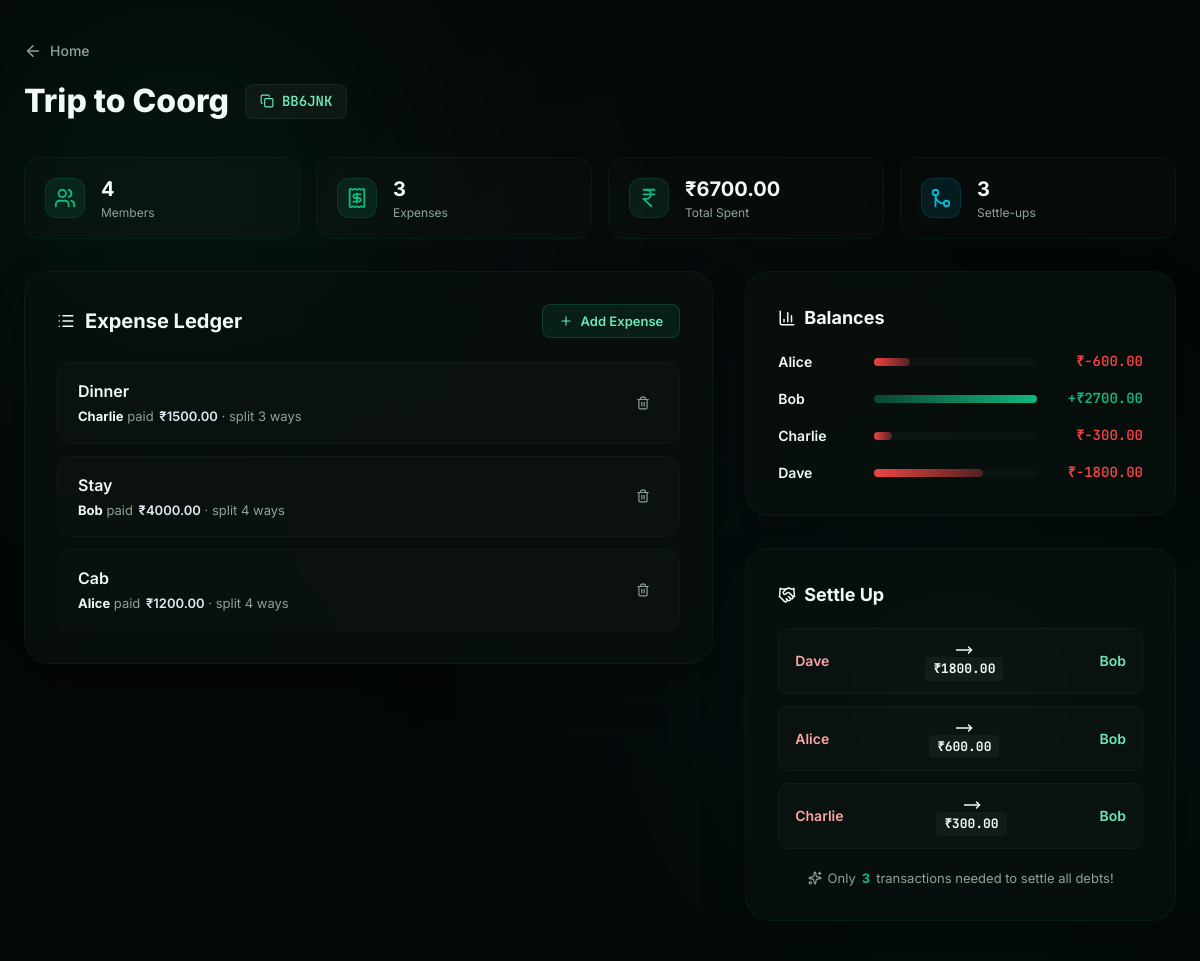
Screenshot of /g/BB6JNK with the database file from the repository.
### models.py (models this page shows, shortened)
class Group(db.Model):
    __tablename__ = "groups"
    id = db.Column(db.Integer, primary_key=True)
    code = db.Column(db.String(8), unique=True, nullable=False)
    name = db.Column(db.String(120), nullable=False)
    participants = db.relationship("Participant", backref="group", lazy=True, cascade="all, delete-orphan")
    expenses = db.relationship("Expense", backref="group", lazy=True, cascade="all, delete-orphan")

class Expense(db.Model):
    __tablename__ = "expenses"
    id = db.Column(db.Integer, primary_key=True)
    group_id = db.Column(db.Integer, db.ForeignKey("groups.id"), nullable=False)
    description = db.Column(db.String(200), nullable=False)
    amount = db.Column(db.Float, nullable=False)
    paid_by = db.Column(db.String(80), nullable=False)
    split_among = db.Column(db.Text, nullable=False)  # comma-separated participant names
    created_at = db.Column(db.DateTime, server_default=db.func.now())
    def split_list(self):
        return [n.strip() for n in self.split_among.split(",") if n.strip()]

class Participant(db.Model):
    __tablename__ = "participants"
    id = db.Column(db.Integer, primary_key=True)
    group_id = db.Column(db.Integer, db.ForeignKey("groups.id"), nullable=False)
    name = db.Column(db.String(80), nullable=False)

### app.py (the view)
@app.route("/g/<code>")
def group_dashboard(code):
    group = Group.query.filter_by(code=code.upper()).first_or_404()
    participants = Participant.query.filter_by(group_id=group.id).all()
    expenses = (
        Expense.query.filter_by(group_id=group.id)
        .order_by(Expense.created_at.desc())
        .all()
    )
    balances = compute_balances(expenses, participants)
    transactions = simplify_debts(balances)
    total_spent = round(sum(e.amount for e in expenses), 2)
    max_balance = max([abs(b) for b in balances.values()] + [1.0])
    return render_template(
        "dashboard.html",
        group=group,
        participants=participants,
        expenses=expenses,
        balances=balances,
        transactions=transactions,
        total_spent=total_spent,
        max_balance=max_balance,
    )

### algorithm.py (called while the page is built)
def compute_balances(expenses: list, participants: list) -> dict[str, float]:
    balances = {p.name: 0.0 for p in participants}
    for expense in expenses:
        payer = expense.paid_by
        amount = float(expense.amount)
        split_names = [n.strip() for n in expense.split_among.split(",") if n.strip()]
        if not split_names:
            continue
        share = round(amount / len(split_names), 2)
        balances[payer] = round(balances.get(payer, 0.0) + amount, 2)
        for name in split_names:
            balances[name] = round(balances.get(name, 0.0) - share, 2)
    return balances

### templates/dashboard.html (shortened to what this page needs)
{% extends "base.html" %}
{% block content %}
<div class="dashboard">
    <header class="dash-header">
        <a href="{{ url_for('index') }}" class="back-link" id="back-home">
            <i data-lucide="arrow-left" class="icon-sm"></i>
            <span>Home</span>
        </a>
        <div class="dash-title-row">
            <h1 id="group-title">{{ group.name }}</h1>
            <div class="code-badge" id="group-code-badge" title="Click to copy">
                <i data-lucide="copy" class="icon-xs"></i>
                <span>{{ group.code }}</span>
            </div>
        </div>
    </header>
    <div class="stats-strip">
        <div class="stat-card glass-card-sm" id="stat-members">
            <i data-lucide="users" class="stat-icon"></i>
            <div class="stat-body">
                <span class="stat-value">{{ participants | length }}</span>
                <span class="stat-label">Members</span>
            </div>
        </div>
        <div class="stat-card glass-card-sm" id="stat-expenses">
            <i data-lucide="receipt" class="stat-icon"></i>
            <div class="stat-body">
                <span class="stat-value">{{ expenses | length }}</span>
                <span class="stat-label">Expenses</span>
            </div>
        </div>
        <div class="stat-card glass-card-sm" id="stat-total">
            <i data-lucide="indian-rupee" class="stat-icon"></i>
            <div class="stat-body">
                <span class="stat-value">₹{{ "%.2f" | format(total_spent) }}</span>
                <span class="stat-label">Total Spent</span>
            </div>
        </div>
        <div class="stat-card glass-card-sm" id="stat-txns">
            <i data-lucide="git-merge" class="stat-icon"></i>
            <div class="stat-body">
                <span class="stat-value">{{ transactions | length }}</span>
                <span class="stat-label">Settle-ups</span>
            </div>
        </div>
    </div>
    <div class="dash-grid">
        <section class="glass-card section-expenses" id="section-expenses">
            <div class="section-header">
                <h2>
                    <i data-lucide="list" class="icon-sm"></i>
                    Expense Ledger
                </h2>
                <button class="btn btn-sm btn-accent" id="btn-show-add-expense" onclick="toggleExpenseForm()">
                    <i data-lucide="plus" class="icon-xs"></i>
                    Add Expense
                </button>
            </div>
            {% if expenses %}
            <ul class="expense-list" id="expense-list">
                {% for e in expenses %}
                <li class="expense-item">
                    <div class="expense-info">
                        <span class="expense-desc">{{ e.description }}</span>
                        <span class="expense-meta">
                            <strong>{{ e.paid_by }}</strong> paid
                            <span class="expense-amount">₹{{ "%.2f" | format(e.amount) }}</span>
                            · split {{ e.split_list() | length }} ways
                        </span>
                    </div>
                    <form action="{{ url_for('delete_expense', code=group.code, expense_id=e.id) }}" method="POST" class="expense-delete-form" onsubmit="return confirm('Delete this expense?');">
                        <button type="submit" class="btn-icon btn-danger-ghost" title="Delete" id="del-expense-{{ e.id }}">
                            <i data-lucide="trash-2" class="icon-xs"></i>
                        </button>
                    </form>
                </li>
                {% endfor %}
            </ul>
            {% else %}
            <div class="empty-state">
                <i data-lucide="file-plus" class="empty-icon"></i>
                <p>No expenses yet. Add one to get started!</p>
            </div>
            {% endif %}
        </section>
        <aside class="dash-sidebar">
            <section class="glass-card section-balances" id="section-balances">
                <h2>
                    <i data-lucide="bar-chart-3" class="icon-sm"></i>
                    Balances
                </h2>
                <ul class="balance-list">
                    {% for name, bal in balances.items() %}
                    <li class="balance-item">
                        <span class="balance-name">{{ name }}</span>
                        <div class="balance-bar-wrap">
                            {% set pct = ((bal | abs) / max_balance * 100) %}
                            <div class="balance-bar {% if bal >= 0 %}bar-positive{% else %}bar-negative{% endif %}"
                                 data-pct="{{ pct }}"
                                 data-amount="{{ '%.2f' | format(bal) }}">
                            </div>
                        </div>
                        <span class="balance-value {% if bal > 0 %}text-positive{% elif bal < 0 %}text-negative{% else %}text-neutral{% endif %}">
                            {% if bal > 0 %}+{% endif %}₹{{ "%.2f" | format(bal) }}
                        </span>
                    </li>
                    {% endfor %}
                </ul>
            </section>
            <section class="glass-card section-settle" id="section-settle">
                <h2>
                    <i data-lucide="handshake" class="icon-sm"></i>
                    Settle Up
                </h2>
                {% if transactions %}
                <ul class="txn-list">
                    {% for t in transactions %}
                    <li class="txn-item">
                        <div class="txn-flow">
                            <span class="txn-from">{{ t['from'] }}</span>
                            <div class="txn-arrow">
                                <i data-lucide="move-right" class="icon-sm"></i>
                                <span class="txn-amount">₹{{ "%.2f" | format(t.amount) }}</span>
                            </div>
                            <span class="txn-to">{{ t.to }}</span>
                        </div>
                    </li>
                    {% endfor %}
                </ul>
                <p class="txn-summary">
                    <i data-lucide="sparkles" class="icon-xs"></i>
                    Only <strong>{{ transactions | length }}</strong> transaction{{ 's' if transactions | length != 1 }} needed to settle all debts!
                </p>
                {% else %}
                <div class="empty-state empty-settle">
                    <i data-lucide="check-circle-2" class="empty-icon"></i>
                    <p>All settled! No pending transactions.</p>
                </div>
                {% endif %}
            </section>
        </aside>
    </div>
</div>
{% endblock %}

### templates/base.html (shortened to what this page needs)
<!DOCTYPE html>
<html lang="en">
<head>
    <link rel="stylesheet" href="{{ url_for('static', filename='css/style.css') }}">
</head>
<body>
    <div class="bg-orbs" aria-hidden="true">
        <div class="orb orb-1"></div>
        <div class="orb orb-2"></div>
        <div class="orb orb-3"></div>
    </div>
    <main>
        {% block content %}{% endblock %}
    </main>
</body>
</html>

### rows the page displays
Group: name "Trip to Coorg", code "BB6JNK"
Expense: description "Dinner", paid_by "Charlie", amount "1500.00", split_list|length "3"
Expense: description "Stay", paid_by "Bob", amount "4000.00", split_list|length "4"
Expense: description "Cab", paid_by "Alice", amount "1200.00", split_list|length "4"
Participant: name "Alice", bal "-600.00", from "Alice"
Participant: name "Bob", bal "2700.00", to "Bob" "Bob" "Bob"
Participant: name "Charlie", bal "-300.00", from "Charlie"
Participant: name "Dave", bal "-1800.00", from "Dave"

### other values shown
{{ participants | length }} "4"
{{ expenses | length }} "3"
{{ "%.2f" | format(total_spent) }} "6700.00"
{{ transactions | length }} "3"
{{ "%.2f" | format(t.amount) }} "1800.00" "600.00" "300.00"
{{ 's' if transactions | length != 1 }} "s"
